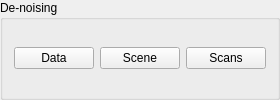
       <widget class="QGroupBox" name="processScansGroupBox">
        <property name="title">
         <string>De-noising</string>
        </property>
        <layout class="QHBoxLayout" name="horizontalLayout_14">
         <item>
          <widget class="QPushButton" name="processDataBtn">
           <property name="maximumSize">
            <size>
             <width>16777215</width>
             <height>16777215</height>
            </size>
           </property>
           <property name="toolTip">
            <string>Process frames (either all, current, or selected by protocol)</string>
           </property>
           <property name="text">
            <string>Data</string>
           </property>
          </widget>
         </item>
         <item>
          <widget class="QPushButton" name="processSceneBtn">
           <property name="maximumSize">
            <size>
             <width>16777215</width>
             <height>16777215</height>
            </size>
           </property>
           <property name="toolTip">
            <string>Process scene data</string>
           </property>
           <property name="text">
            <string>Scene</string>
           </property>
          </widget>
         </item>
         <item>
          <widget class="QPushButton" name="processScanBtn">
           <property name="maximumSize">
            <size>
             <width>1677215</width>
             <height>16777215</height>
            </size>
           </property>
           <property name="toolTip">
            <string>Process current scan frame</string>
           </property>
           <property name="text">
            <string>Scans</string>
           </property>
          </widget>
         </item>
        </layout>
       </widget>
